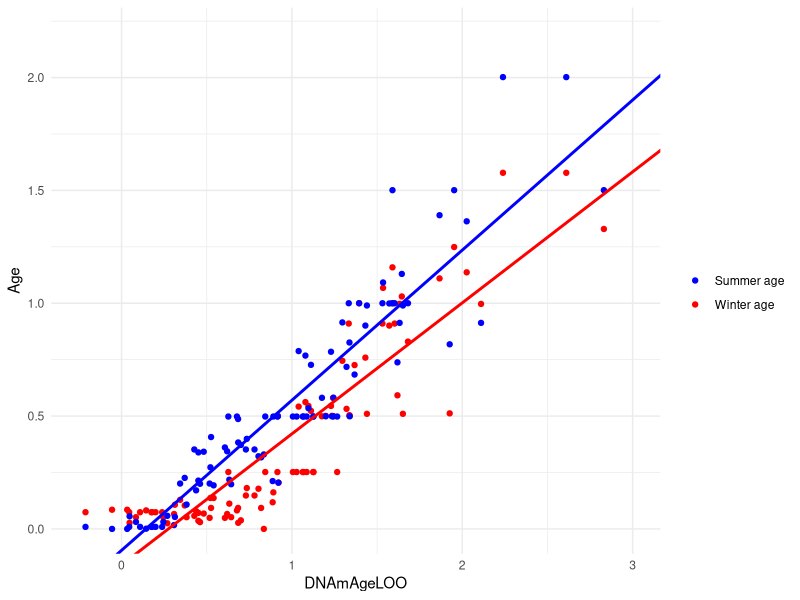
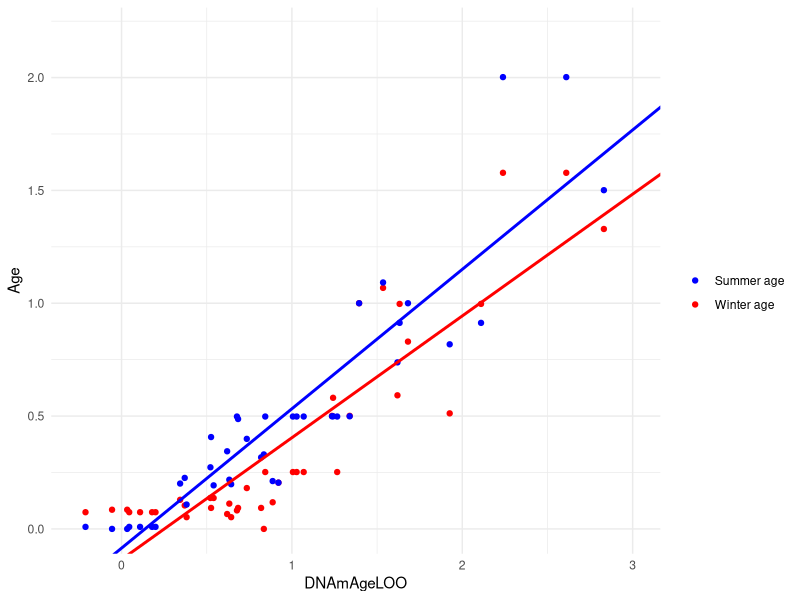
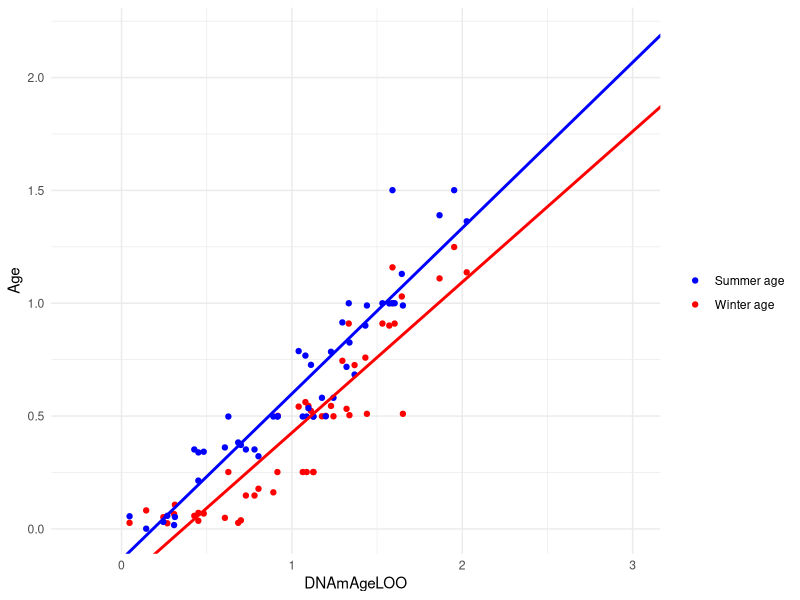

Recreate these plots in R, in order.
## ---- chunk 1
library(readxl)
library(dplyr)
library(lubridate)
library(tidyverse)
library(broom)
library(tibble)

id = read_xlsx("all tails -summer, winter age.xlsx")


####All tails
win_lm =lm(Winter_age ~ DNAmAgeLOO, data=id)
sum_lm =lm(Summer_age ~ DNAmAgeLOO, data=id)

ggplot(data=id) + geom_point(aes(y=Winter_age, x=DNAmAgeLOO, col='Winter age')) + geom_point(aes(y=Summer_age, x=DNAmAgeLOO, col='Summer age')) +
geom_abline(slope = coef(sum_lm)[["DNAmAgeLOO"]],intercept = coef(sum_lm)[["(Intercept)"]], col='blue', linewidth=1) +
geom_abline(slope = coef(win_lm)[["DNAmAgeLOO"]],intercept = coef(win_lm)[["(Intercept)"]], col = 'red', linewidth=1) + ylab('Age') + xlab('DNAmAgeLOO') +  
  theme_minimal() + scale_color_manual(name='', values = c('blue', 'red')) + ylim(0, 2.2) +xlim(-0.25, 3)





### polygamous
id_poly = id %>% filter(Monogamous =="no")
p_win_lm =lm(Winter_age  ~ DNAmAgeLOO, data=id_poly)
p_sum_lm =lm(Summer_age ~ DNAmAgeLOO , data=id_poly)

ggplot(data=id_poly) + geom_point(aes(y=Winter_age, x=DNAmAgeLOO, col='Winter age')) + geom_point(aes(y=Summer_age, x=DNAmAgeLOO, col='Summer age')) +
geom_abline(slope = coef(p_sum_lm)[["DNAmAgeLOO"]],intercept = coef(p_sum_lm)[["(Intercept)"]], col='blue', linewidth=1) +
geom_abline(slope = coef(p_win_lm)[["DNAmAgeLOO"]],intercept = coef(p_win_lm)[["(Intercept)"]], col = 'red', linewidth=1) + ylab('Age') + xlab('DNAmAgeLOO') +  
  theme_minimal() + scale_color_manual(name='', values = c('blue', 'red')) + ylim(0, 2.2) +xlim(-0.25, 3)

round(cor(id_poly$Summer_age, id_poly$DNAmAgeLOO),2)
round(cor(id_poly$Winter_age, id_poly$DNAmAgeLOO),2)
### monogamous
id_mono = id %>% filter(Monogamous == "yes")

m_win_lm =lm(Winter_age ~ DNAmAgeLOO, data=id_mono)
m_sum_lm =lm(Summer_age ~ DNAmAgeLOO, data=id_mono)

ggplot(data=id_mono) + geom_point(aes(y=Winter_age, x=DNAmAgeLOO, col='Winter age')) + geom_point(aes(y=Summer_age, x=DNAmAgeLOO, col='Summer age')) +
  geom_abline(slope = coef(m_sum_lm)[["DNAmAgeLOO"]],intercept = coef(m_sum_lm)[["(Intercept)"]], col='blue', linewidth=1) +
  geom_abline(slope = coef(m_win_lm)[["DNAmAgeLOO"]],intercept = coef(m_win_lm)[["(Intercept)"]], col = 'red', linewidth=1) + ylab('Age') + xlab('DNAmAgeLOO') +  
  theme_minimal() + scale_color_manual(name='', values = c('blue', 'red')) + ylim(0, 2.2) +xlim(-0.25, 3)

round(cor(id_mono$Summer_age, id_mono$DNAmAgeLOO),2)
round(cor(id_mono$Winter_age, id_mono$DNAmAgeLOO),2)

